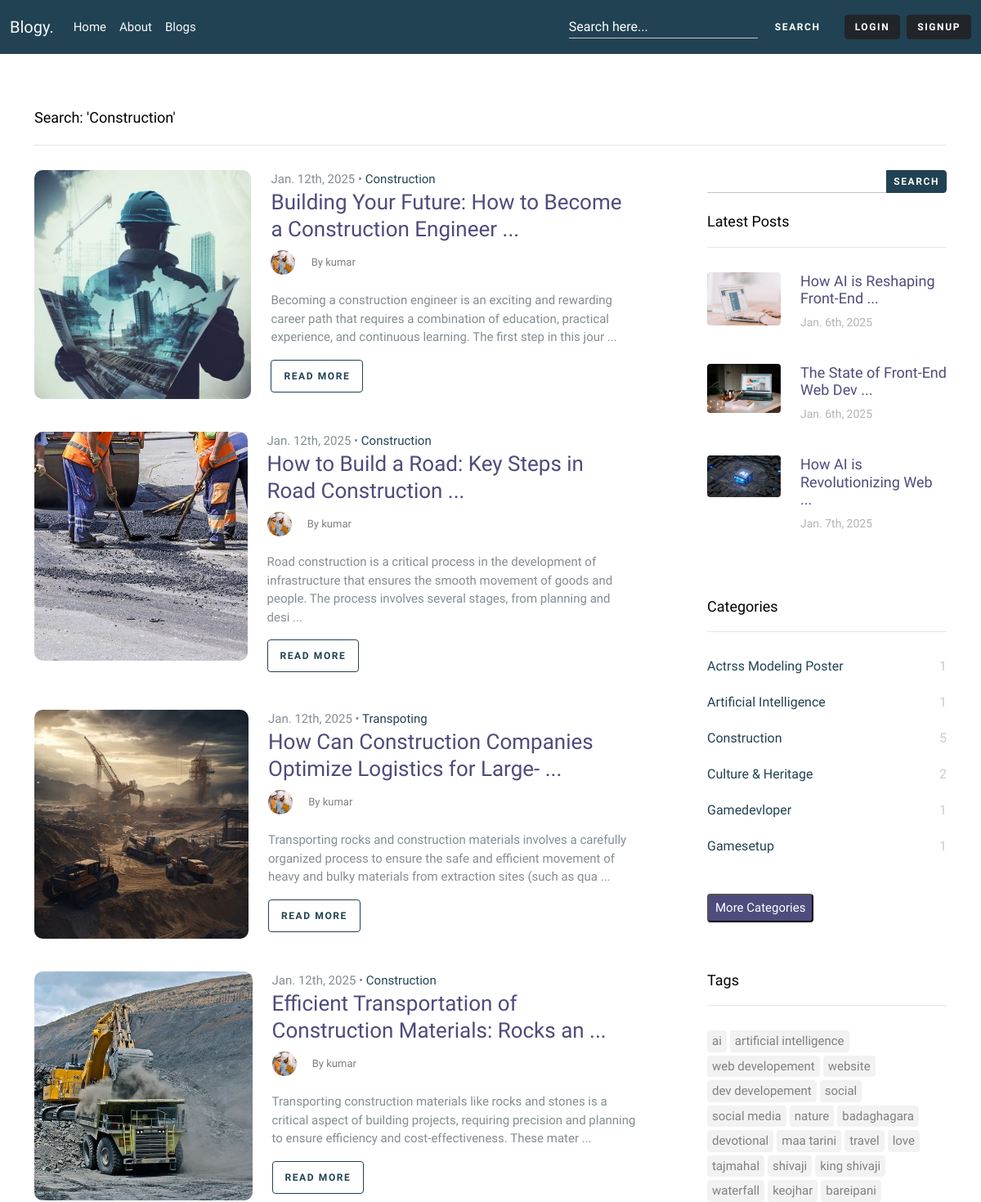
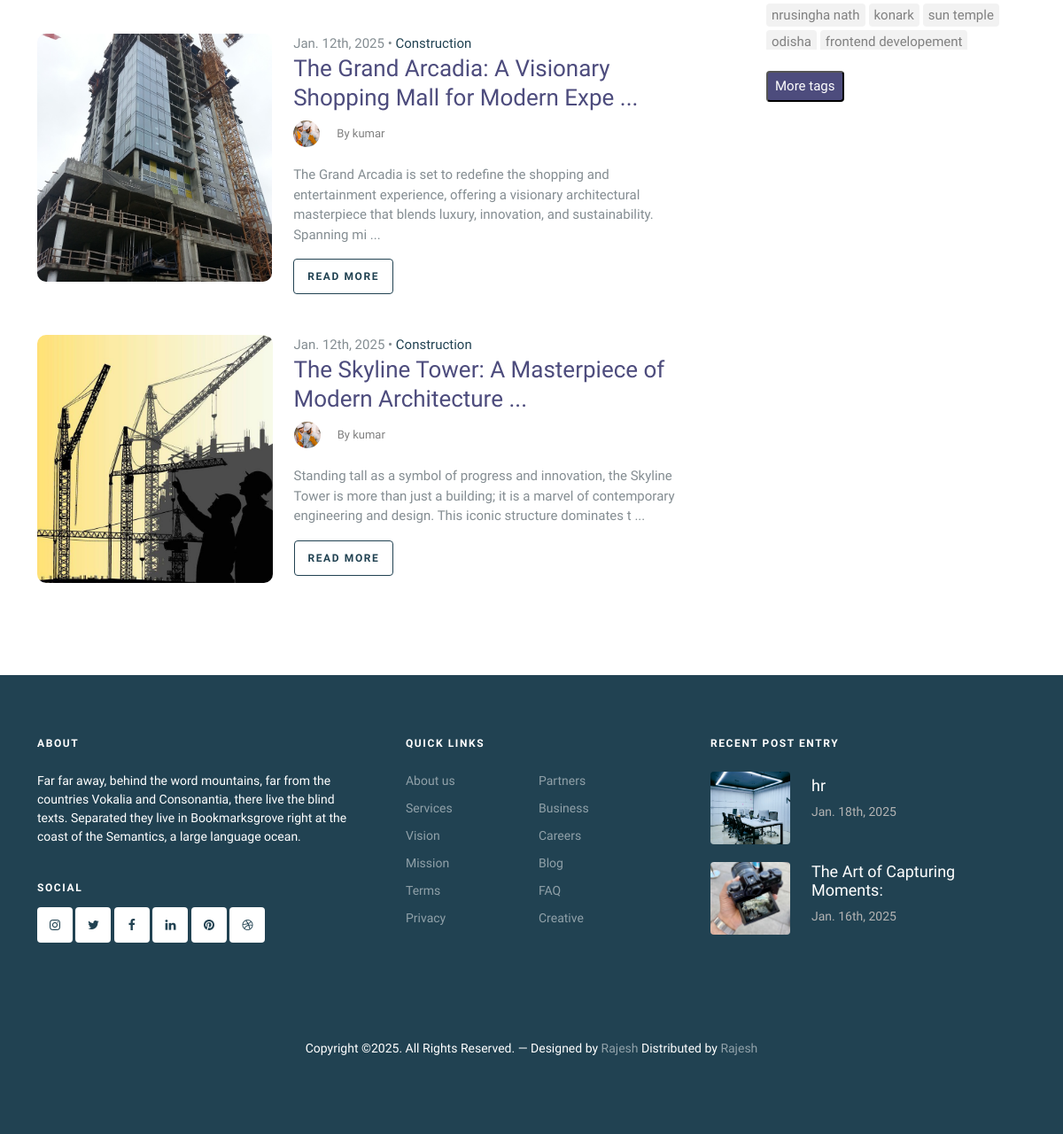
Screenshot of /search-result.php?query=construction with the database file from the repository (2 pictures, top to bottom).
### tables this page shows
CREATE TABLE `blogs_tbl` (
  `id` int(11) NOT NULL,
  `title` text NOT NULL,
  `description` text NOT NULL,
  `userMail` varchar(255) NOT NULL,
  `tags` text NOT NULL,
  `image` varchar(1000) NOT NULL,
  `category` text NOT NULL,
  `createdAt` datetime NOT NULL DEFAULT current_timestamp(),
  `viewCount` int(11) NOT NULL
);

CREATE TABLE `user_tbl` (
  `id` int(11) NOT NULL,
  `name` varchar(50) NOT NULL,
  `email` varchar(50) NOT NULL,
  `phone` varchar(11) NOT NULL,
  `bio` text NOT NULL,
  `country` varchar(20) NOT NULL,
  `image` varchar(255) NOT NULL DEFAULT 'avatar.jpg',
  `password` text NOT NULL,
  `createdAt` datetime NOT NULL DEFAULT current_timestamp(),
  `designation` varchar(255) NOT NULL
);

CREATE TABLE `about` (
  `id` int(11) NOT NULL,
  `about_1` text NOT NULL,
  `about_2` text NOT NULL,
  `about_1desc` text NOT NULL,
  `about_2desc` text NOT NULL,
  `about_1image` varchar(1000) NOT NULL,
  `about_2image` varchar(1000) NOT NULL
);

### search-result.php (the view, shortened to what this page needs)
<?php
$query = str_replace(" ","",$_GET['query']);
?>
<!doctype html>
<html lang="en">
<head>
	<?php include("./layout/csslink.php"); ?>
</head>
<body>
	<?php include("./layout/loginsignup.php"); ?>
	<?php include("./layout/header.php"); ?>
	<div class="section search-result-wrap">
		<div class="container">
			<div class="row">
				<div class="col-12">
					<div class="heading text-capitalize">Search: '<?php echo $query; ?>'</div>
				</div>
			</div>
			<div class="row posts-entry">
				<div class="col-lg-8">
					<?php
					$sql = "SELECT
    blogs_tbl.id AS id,
    blogs_tbl.title AS title,
    blogs_tbl.description AS description,
    blogs_tbl.image AS image,
    blogs_tbl.tags AS tags,
    blogs_tbl.category AS category,
    blogs_tbl.createdAt AS createdAt,
    user_tbl.image AS userImage,
    user_tbl.bio AS userBio,
    user_tbl.name AS userName
FROM blogs_tbl
INNER JOIN user_tbl
ON user_tbl.email = blogs_tbl.userMail where blogs_tbl.category LIKE '%$query%' OR blogs_tbl.tags LIKE '%$query%' OR blogs_tbl.title LIKE '%$query%'
ORDER BY createdAt DESC";
					$blogs_result = mysqli_query($conn, $sql);
					if (mysqli_num_rows($blogs_result) > 0) {
						foreach ($blogs_result as $blog) { ?>
							<div class="blog-entry d-flex blog-entry-search-item">
								<a href="single.php?id=<?php echo $blog["id"]; ?>" class="img-link me-4">
									<img src="images/upload/blogs/<?php echo $blog["image"]; ?>" alt="Image" style="height: 280px;width:496px;object-fit:cover;" class="img-fluid">
								</a>
								<div>
									<span class="date"><?php
														$date_string = $blog["createdAt"];;
														$date = new DateTime($date_string);
														$formatted_date = $date->format('M. jS, Y');
														echo $formatted_date;
														?> &bullet; <a href="single.php?id=<?php echo $blog["id"]; ?>" class="text-capitalize"><?php echo $blog["category"]; ?></a></span>
									<h2><a href="single.php?id=<?php echo $blog["id"]; ?>"><?php
																							$blogTitle = $blog["title"];
																							$shortTitle = substr($blogTitle, 0, 60) . " ...";
																							echo $shortTitle;
																							?></a></h2>
									<div class="post-meta align-items-center ">
										<figure class="author-figure mb-0 me-3 d-inline-block"><img src="images/upload/user/<?php echo $blog["userImage"]; ?>" alt="Image" class="img-fluid"></figure>
										<span class="d-inline-block mt-1">By <?php echo $blog["userName"]; ?></span>
									</div>
									<p><?php $desc = $blog["description"];
										$shortDesc = substr($desc, 0, 190) . " ...";
										echo $shortDesc; ?></p>
									<p><a href="single.php?id=<?php echo $blog["id"]; ?>" class="btn btn-sm btn-outline-primary">Read More</a></p>
								</div>
							</div>
					<?php
						}
					}else{
						echo '<h1 class="text-capitalize">blog not found</h1>';
					} ?>
				</div>
				<div class="col-lg-4 sidebar">
					<div class="sidebar-box search-form-wrap mb-4">
						<form action="#" class="d-none d-lg-inline-block">
							<div class="input-group d-flex align-items-center">
								<input
									type="text" id="search"
									class="form-control m-0 text-dark"
									name="query"
									placeholder="Search here..."
									aria-label="Search"
									required>
								<button class="btn btn-primary px-2 py-1" type="submit">Search</button>
							</div>
						</form>
					</div>
					<?php
					include("./layout/latest-post.php");
					?>
					<?php
					include("./layout/category.php");
					?>
					<?php
					include("./layout/tags.php");
					?>
				</div>
			</div>
		</div>
	</div>
	<?php include("./layout/footer.php"); ?>
</body>
</html>

### layout/latest-post.php
<?php
include("./config/config.php");
?>
<div class="sidebar-box">
            <h3 class="heading">Latest Posts</h3>
            <div class="post-entry-sidebar">
              <ul>
                <?php
                $latest_query = "SELECT * FROM blogs_tbl ORDER BY createdAt ASC LIMIT 3";
                $latest_result = mysqli_query($conn, $latest_query);
                if (mysqli_num_rows($latest_result) > 0) {
                  foreach ($latest_result as $latest_blog) { ?>
                    <li>
                      <a href="single.php?id=<?php echo $latest_blog["id"]; ?>">
                        <img src="images/upload/blogs/<?php echo $latest_blog["image"]; ?>" alt="Image placeholder" class="me-4 rounded">
                        <div class="text">
                          <h4><?php
                              $latestTitle = $latest_blog["title"];
                              $shortTitleLat = substr($latestTitle, 0, 30) . " ...";
                              echo $shortTitleLat;
                              ?></h4>
                          <div class="post-meta">
                            <span class="mr-2"><?php
                                                $date_string = $latest_blog["createdAt"];
                                                $date = new DateTime($date_string);
                                                $formatted_date = $date->format('M. jS, Y');
                                                echo $formatted_date;
                                                ?></span>
                          </div>
                        </div>
                      </a>
                    </li> <?php
                        }
                      }
                          ?>
              </ul>
            </div>
          </div>

### layout/footer.php (shortened to what this page needs)
<?php
include("./config/config.php");
?><footer class="site-footer">
		<div class="container">
			<div class="row">
				<div class="col-lg-4">
					<div class="widget">
						<h3 class="mb-4">About</h3>
						<?php
				$sql="select about_1desc from about";
				$result = $conn->query($sql);
				$about=[];
				if($result->num_rows>0){
					$about =mysqli_fetch_assoc($result);
				}
				?>
						<p><?php echo $about['about_1desc']; ?></p>
					</div>
					<div class="widget">
						<h3>Social</h3>
						<ul class="list-unstyled social">
							<li><a href="#"><span class="icon-instagram"></span></a></li>
							<li><a href="#"><span class="icon-twitter"></span></a></li>
							<li><a href="#"><span class="icon-facebook"></span></a></li>
							<li><a href="#"><span class="icon-linkedin"></span></a></li>
							<li><a href="#"><span class="icon-pinterest"></span></a></li>
							<li><a href="#"><span class="icon-dribbble"></span></a></li>
						</ul>
					</div>
				</div>
				<div class="col-lg-4 ps-lg-5">
					<div class="widget">
						<h3 class="mb-4">Quick Links</h3>
						<ul class="list-unstyled float-start links">
							<li><a href="about.php">About us</a></li>
							<li><a href="#">Services</a></li>
							<li><a href="about.php">Vision</a></li>
							<li><a href="about.php">Mission</a></li>
							<li><a href="#">Terms</a></li>
							<li><a href="#">Privacy</a></li>
						</ul>
						<ul class="list-unstyled float-start links">
							<li><a href="#">Partners</a></li>
							<li><a href="#">Business</a></li>
							<li><a href="#">Careers</a></li>
							<li><a href="#">Blog</a></li>
							<li><a href="#">FAQ</a></li>
							<li><a href="#">Creative</a></li>
						</ul>
					</div>
				</div>
				<div class="col-lg-4">
					<div class="widget">
						<h3 class="mb-4">Recent Post Entry</h3>
						<div class="post-entry-footer">
							<ul>
								<?php
								$sql = "select * from blogs_tbl order by createdAt desc limit 2";
								$res = mysqli_query($conn,$sql);
								if(mysqli_num_rows($res)>0){
									foreach($res as $row){ ?>
									<li>
									<a href="">
										<img src="images/upload/blogs/<?php echo $row["image"]; ?>" style="    height: 82px;
    width: 90px;
    object-fit: cover;" alt="Image placeholder" class="me-4 rounded">
										<div class="text">
											<h4><?php
											$title = $row['title'];
											echo substr($title,0,30);
											?></h4>
											<div class="post-meta">
												<span class="mr-2"><?php
												$date_string = $row["createdAt"];;
												$date = new DateTime($date_string);
												$formatted_date = $date->format('M. jS, Y');
												echo $formatted_date;
												?></span>
											</div>
										</div>
									</a>
								</li><?php
									}
								}
								?>
							</ul>
						</div>
					</div>
				</div>
			</div>
			<div class="row mt-5">
				<div class="col-12 text-center">
					<p>Copyright &copy;. All Rights Reserved. &mdash; Designed by <a href="">Rajesh</a> Distributed by <a href="#">Rajesh</a>
					</p>
				</div>
			</div>
		</div>
	</footer>

### css/custom.css (style rules this page uses)
.form-control { background-color: inherit; color: #fff; padding-left: 0; border: 0; border-radius: 0; border-bottom: 1px solid #fff; }
.form-control { height: 27px !important; border-bottom: 1px solid #c9c4c4 !important; }

### rows the page displays
blogs_tbl: image (picture), createdAt "Jan. 12th, 2025", category "Construction", title "Building Your Future: How to Become a Construction Engineer ...", user_tbl.image (picture), user_tbl.name "kumar", description "Becoming a construction engineer is an exciting and rewarding career path that requires a combination of education, practical experience, and continuous learning. The first step in this jour ..."
blogs_tbl: image (picture), createdAt "Jan. 12th, 2025", category "Construction", title "How to Build a Road: Key Steps in Road Construction ...", user_tbl.image (picture), user_tbl.name "kumar", description "Road construction is a critical process in the development of infrastructure that ensures the smooth movement of goods and people. The process involves several stages, from planning and desi ..."
blogs_tbl: image (picture), createdAt "Jan. 12th, 2025", category "Transpoting", title "How Can Construction Companies Optimize Logistics for Large- ...", user_tbl.image (picture), user_tbl.name "kumar", description "Transporting rocks and construction materials involves a carefully organized process to ensure the safe and efficient movement of heavy and bulky materials from extraction sites (such as qua ..."
blogs_tbl: image (picture), createdAt "Jan. 12th, 2025", category "Construction", title "Efficient Transportation of Construction Materials: Rocks an ...", user_tbl.image (picture), user_tbl.name "kumar", description "Transporting construction materials like rocks and stones is a critical aspect of building projects, requiring precision and planning to ensure efficiency and cost-effectiveness. These mater ..."
blogs_tbl: image (picture), createdAt "Jan. 12th, 2025", category "Construction", title "The Grand Arcadia: A Visionary Shopping Mall for Modern Expe ...", user_tbl.image (picture), user_tbl.name "kumar", description "The Grand Arcadia is set to redefine the shopping and entertainment experience, offering a visionary architectural masterpiece that blends luxury, innovation, and sustainability. Spanning mi ..."
blogs_tbl: image (picture), createdAt "Jan. 12th, 2025", category "Construction", title "The Skyline Tower: A Masterpiece of Modern Architecture ...", user_tbl.image (picture), user_tbl.name "kumar", description "Standing tall as a symbol of progress and innovation, the Skyline Tower is more than just a building; it is a marvel of contemporary engineering and design. This iconic structure dominates t ..."
blogs_tbl: image (picture), title "How AI is Reshaping Front-End ...", createdAt "Jan. 6th, 2025"
blogs_tbl: image (picture), title "The State of Front-End Web Dev ...", createdAt "Jan. 6th, 2025"
blogs_tbl: image (picture), title "How AI is Revolutionizing Web ...", createdAt "Jan. 7th, 2025"
about: about_1desc "Far far away, behind the word mountains, far from the countries Vokalia and Consonantia, there live the blind texts. Separated they live in Bookmarksgrove right at the coast of the Semantics, a large language ocean."
blogs_tbl: image (picture), title "hr", createdAt "Jan. 18th, 2025"
blogs_tbl: image (picture), title "The Art of Capturing Moments:", createdAt "Jan. 16th, 2025"

### other values shown
$query "Construction"
$category['category'] "Actrss Modeling Poster"
$category['count'] "1"
$category['category'] "Artificial Intelligence"
$category['category'] "Construction"
$category['count'] "5"
$category['category'] "Culture & Heritage"
$category['count'] "2"
$category['category'] "Gamedevloper"
$category['category'] "Gamesetup"
$tag "ai"
$tag "artificial intelligence"
$tag "web developement"
$tag "website"
$tag "dev developement"
